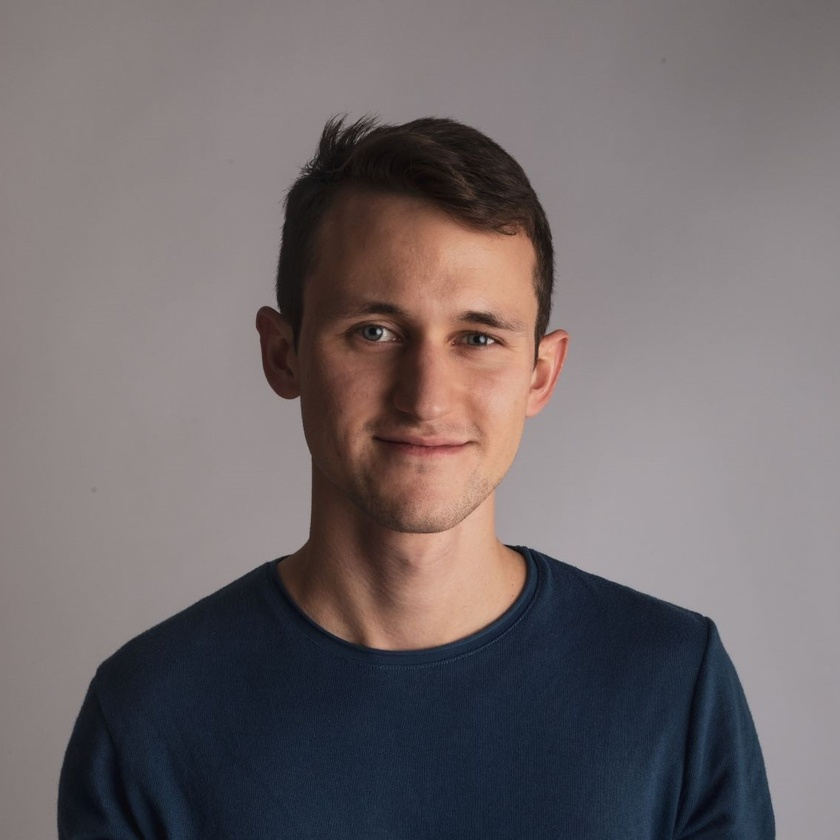
#> input picture localFolder/test.jpg, 840 x 840 px, shrunk from 1132 x 1132 before the run
$ python -i testcv.py   (imports and definitions only)
#> lines starting #> are read from the running program, lines starting #| are printed output that depends on the picture; after the words box and inside, x2 and y2 are one past the last pixel; in counts of white or black regions, pixels touching at a corner belong together

import cv2
import os
import numpy as np

# Load images
def image_make(path):
#> called with path = 'localFolder/test.jpg'
	img = cv2.imread(path)
#> img is the input picture: shape (840, 840, 3); mean B, G, R 107.8, 106.3, 114.5
	gray = cv2.cvtColor(img, cv2.COLOR_BGR2GRAY)
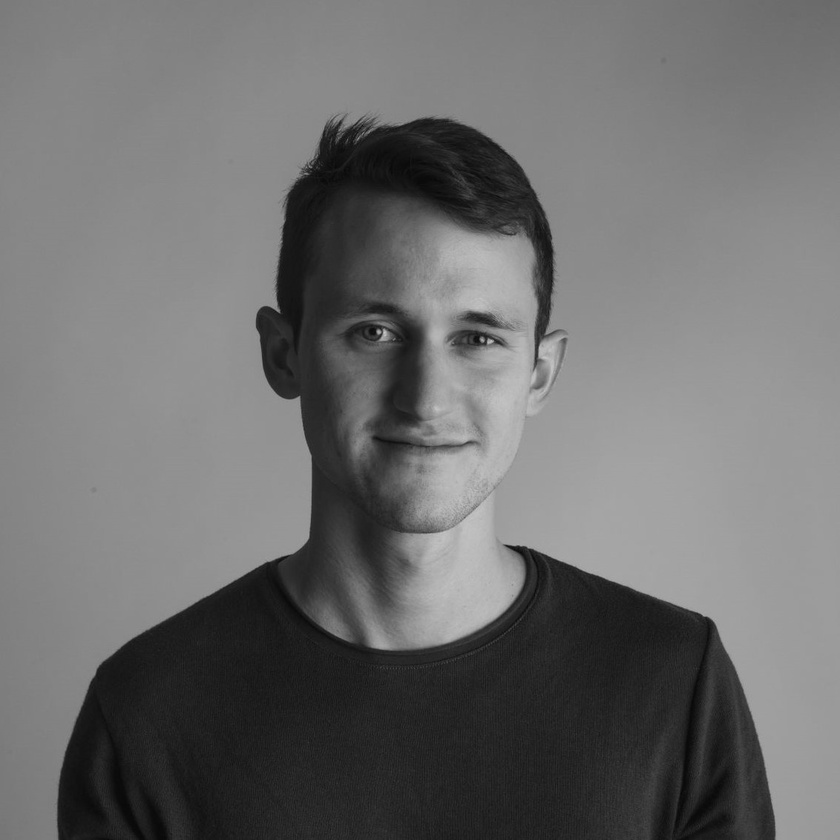
#> gray: shape (840, 840); min 6, max 203, mean 108.9
	edges = cv2.Canny(gray, 60, 120)
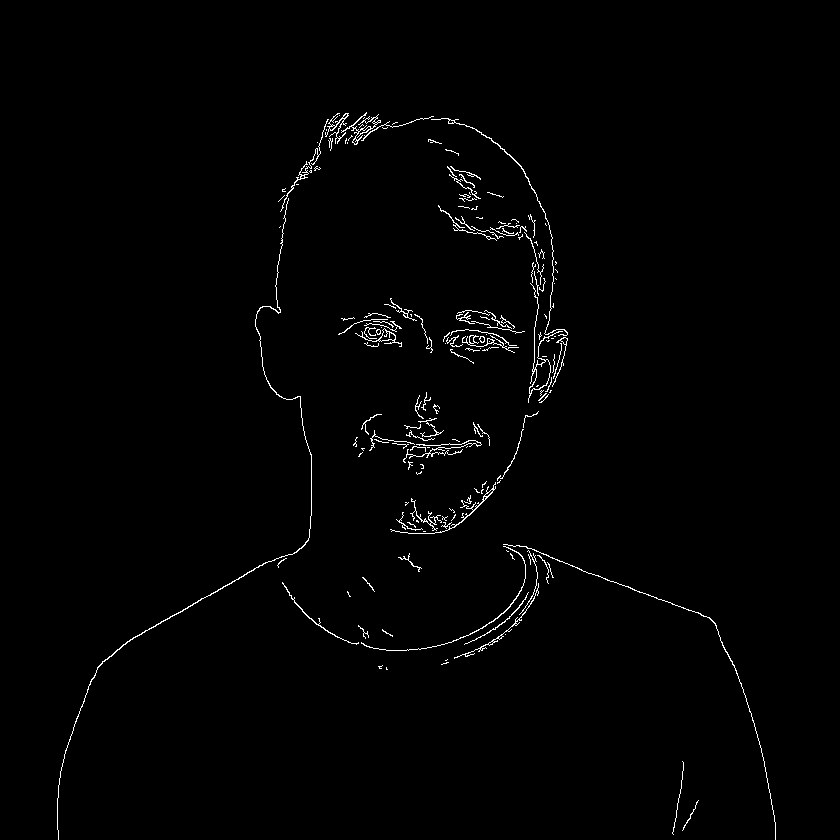
#> edges: shape (840, 840); 1.1% white in thin lines or dots, all inside (x1, y1, x2, y2) = (57, 112, 776, 840)
	invert=cv2.bitwise_not(edges)
	return cv2.imencode(".jpg",invert)

>>> result = image_make('localFolder/test.jpg')
